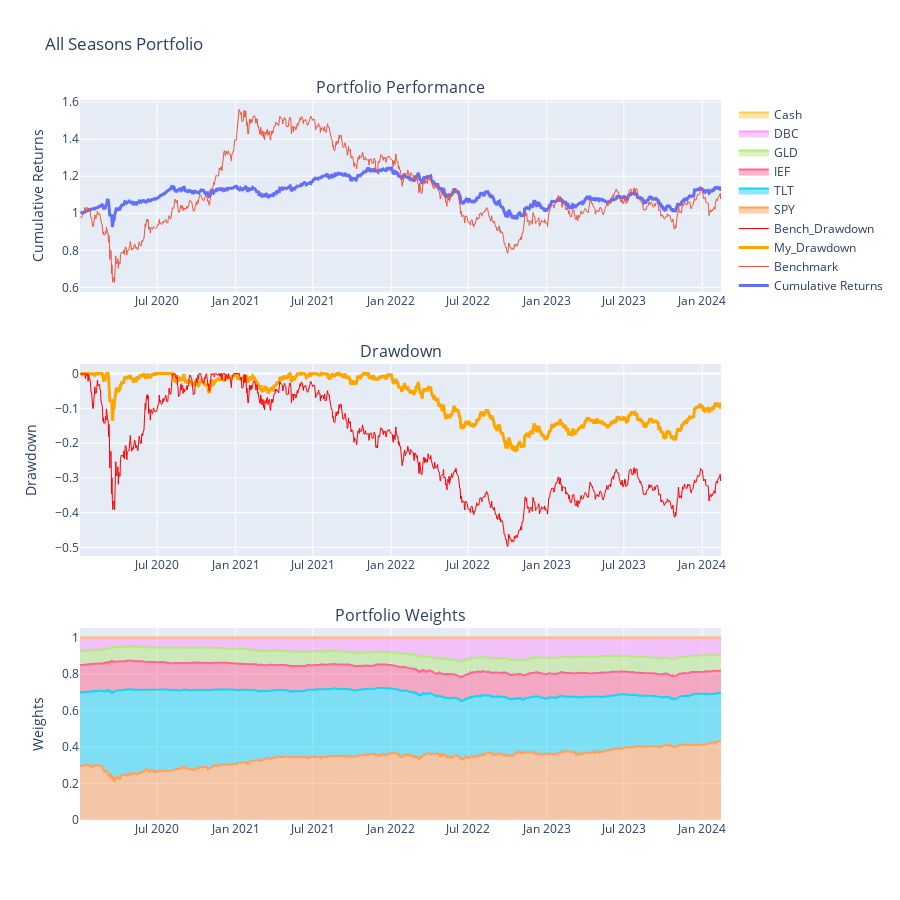

Write notebook code for a chart like this one.
### Code cell
sf = StrategyBacktest('dataset.csv', allseasons, start_date='2020-01-01')
sf.run(tickers=['SPY', 'TLT', 'IEF', 'GLD', 'DBC'], rebalance=False, title='All Seasons Portfolio', n=1)

### Figure 1 — Plotly figure (JSON) as saved in the notebook; plotly's stock layout.template omitted (floating-point values rounded to 4 significant figures; data arrays with more than 128 entries replaced by an {"elided": "..."} marker saying what was removed)
{"data": [{"line": {"width": 3}, "name": "Cumulative Returns", "type": "scatter", "x": {"elided": "1505 str values"}, "xaxis": "x", "y": {"elided": "1505 float values"}, "yaxis": "y"}, {"line": {"width": 1}, "name": "Benchmark", "type": "scatter", "x": {"elided": "1505 str values"}, "xaxis": "x", "y": {"elided": "1505 float values"}, "yaxis": "y"}, {"line": {"color": "orange", "width": 3}, "name": "My_Drawdown", "type": "scatter", "x": {"elided": "1505 str values"}, "xaxis": "x2", "y": {"elided": "1505 float values"}, "yaxis": "y2"}, {"line": {"color": "red", "width": 1}, "name": "Bench_Drawdown", "type": "scatter", "x": {"elided": "1505 str values"}, "xaxis": "x2", "y": {"elided": "1505 float values"}, "yaxis": "y2"}, {"name": "SPY", "stackgroup": "one", "type": "scatter", "x": {"elided": "1505 str values"}, "xaxis": "x3", "y": {"elided": "1505 float values"}, "yaxis": "y3"}, {"name": "TLT", "stackgroup": "one", "type": "scatter", "x": {"elided": "1505 str values"}, "xaxis": "x3", "y": {"elided": "1505 float values"}, "yaxis": "y3"}, {"name": "IEF", "stackgroup": "one", "type": "scatter", "x": {"elided": "1505 str values"}, "xaxis": "x3", "y": {"elided": "1505 float values"}, "yaxis": "y3"}, {"name": "GLD", "stackgroup": "one", "type": "scatter", "x": {"elided": "1505 str values"}, "xaxis": "x3", "y": {"elided": "1505 float values"}, "yaxis": "y3"}, {"name": "DBC", "stackgroup": "one", "type": "scatter", "x": {"elided": "1505 str values"}, "xaxis": "x3", "y": {"elided": "1505 float values"}, "yaxis": "y3"}, {"name": "Cash", "stackgroup": "one", "type": "scatter", "x": {"elided": "1505 str values"}, "xaxis": "x3", "y": {"elided": "1505 float values"}, "yaxis": "y3"}], "layout": {"annotations": [{"font": {"size": 16}, "showarrow": false, "text": "Portfolio Performance", "x": 0.5, "xanchor": "center", "xref": "paper", "y": 1, "yanchor": "bottom", "yref": "paper"}, {"font": {"size": 16}, "showarrow": false, "text": "Drawdown", "x": 0.5, "xanchor": "center", "xref": "paper", "y": 0.6333, "yanchor": "bottom", "yref": "paper"}, {"font": {"size": 16}, "showarrow": false, "text": "Portfolio Weights", "x": 0.5, "xanchor": "center", "xref": "paper", "y": 0.2667, "yanchor": "bottom", "yref": "paper"}], "height": 900, "showlegend": true, "title": {"text": "All Seasons Portfolio"}, "xaxis": {"anchor": "y", "domain": [0, 1]}, "xaxis2": {"anchor": "y2", "domain": [0, 1]}, "xaxis3": {"anchor": "y3", "domain": [0, 1]}, "yaxis": {"anchor": "x", "domain": [0.7333, 1], "title": {"text": "Cumulative Returns"}}, "yaxis2": {"anchor": "x2", "domain": [0.3667, 0.6333], "title": {"text": "Drawdown"}}, "yaxis3": {"anchor": "x3", "domain": [0, 0.2667], "title": {"text": "Weights"}}}}
